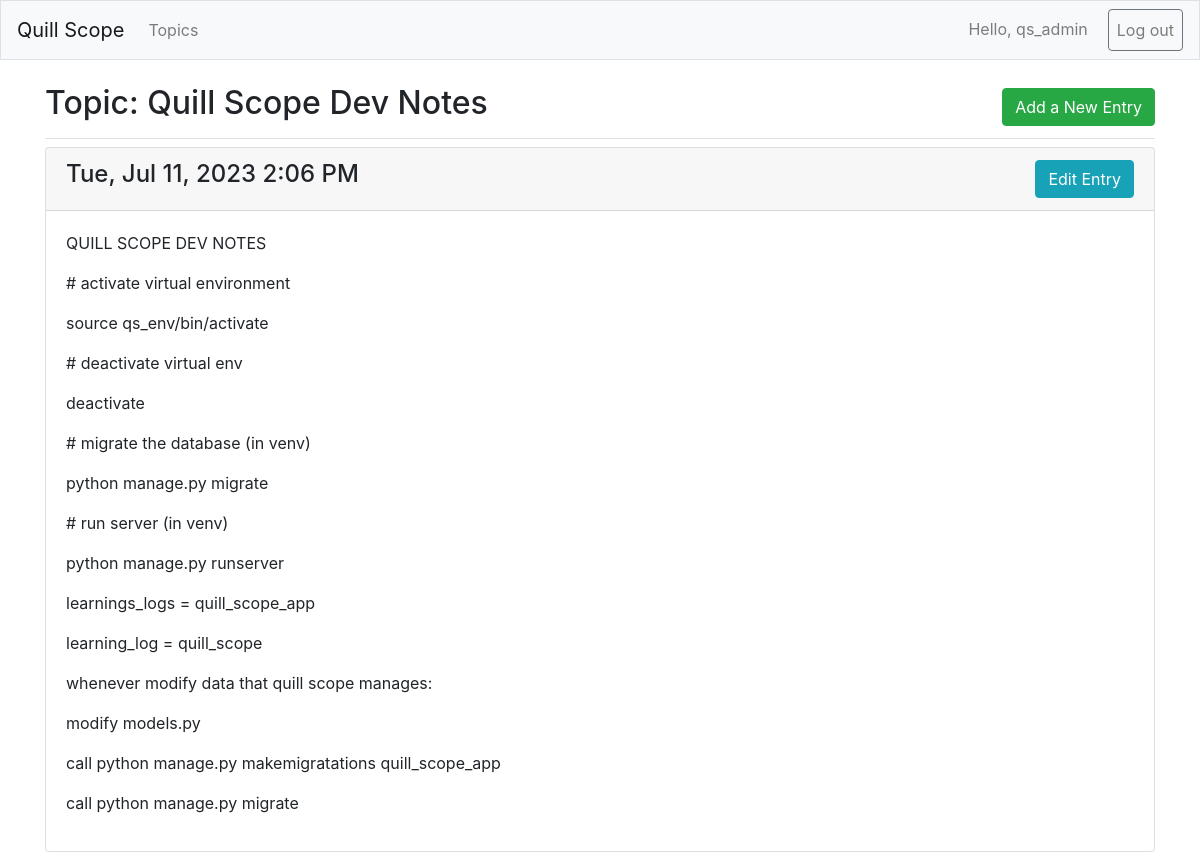
The page /topics/1/ (signed in) on the database its author committed.
### quill_scope_app/models.py (models this page shows, shortened)
class Topic(models.Model):
    text = models.CharField(max_length=200)
    date_added = models.DateTimeField(auto_now_add=True)
    owner = models.ForeignKey(User, on_delete = models.CASCADE)
    def __str__(self):
        return self.text

class Entry(models.Model):
    topic = models.ForeignKey(Topic, on_delete=models.CASCADE)
    text = models.TextField()
    date_added = models.DateTimeField(auto_now_add=True)
    class Meta:
        verbose_name_plural = 'entries'

### quill_scope_app/views.py (the view)
# urls.py: path('topics/<int:topic_id>/', views.topic, name='topic'),
@login_required
def topic(request, topic_id):
    topic = Topic.objects.get(id=topic_id)
    if topic.owner != request.user:
        raise Http404
    entries = topic.entry_set.order_by('-date_added')
    context = {'topic':topic, 'entries':entries}
    return render(request, 'quill_scope_app/topic.html', context)

### quill_scope_app/templates/quill_scope_app/topic.html
{% extends "quill_scope_app/base.html" %}
{% block page_header %}
<div class="d-flex justify-content-between align-items-center">
    <h2>Topic: {{ topic }}</h2>
    <p class="m-0 d-flex align-items-center">
        <a href="{% url 'quill_scope_app:new_entry' topic.id %}"
        class="btn btn-xs btn-success">
            Add a New Entry</a>
    </p>
</div>
{% endblock page_header %}
{% block content %}
    {% for entry in entries %}
    <div class="card mb-3">
        <h4 class="card-header">
            {{ entry.date_added|date:'D, M d, Y g:i A' }}
            <small class="float-right">
                <a href="{% url 'quill_scope_app:edit_entry' entry.id %}"
                class="btn btn-xs btn-info">
                    Edit Entry</a>
            </small>
        </h4>
        <div class="card-body">
            {{ entry.text|linebreaks }}
        </div>
    </div>
    {% empty %}
    <li>No entries have been added for this topic.</li>
    {% endfor %}
{% endblock content %}

### quill_scope_app/templates/quill_scope_app/base.html (shortened to what this page needs)
{% load bootstrap4 %}
<!DOCTYPE html>
<html lang="en">
<head>
    {% bootstrap_css %}
</head>
<body>
    <nav class="navbar navbar-expand-md navbar-light bg-light mb-4 border">
        <a class="navbar-brand" href="{% url 'quill_scope_app:index' %}">
            Quill Scope</a>
        <div class="collapse navbar-collapse" id="navbarCollapse">
            <ul class="navbar-nav mr-auto">
                <li class="nav-item">
                    <a class="nav-link"
                       href="{% url 'quill_scope_app:topics' %}">
                        Topics</a>
                </li>
            </ul>
            <ul class="navbar-nav ml-auto">
                {% if user.is_authenticated %}
                <li class="nav-item">
                    <span class="navbar-text">
                        Hello, {{ user.username }}
                    </span>
                </li>
                <li class="nav-item logout-btn">
                    <a class="nav-link btn btn-outline-secondary"
                       href="{% url 'users:logout' %}">
                        Log out</a>
                </li>
                {% endif %}
            </ul>
        </div>
    </nav>
    <main role="main" class="container">
        <div class="pb-2 mb-2 border-bottom">
            {% block page_header %}
            {% endblock page_header %}
        </div>
        <div>
            {% block content %}
            {% endblock content %}
        </div>
    </main>
</body>
</html>

### quill_scope_app/templates/quill_scope_app/base.html (style rules this page uses)
.navbar-text { margin-right: 10px; }
.nav-item.logout-btn { margin-left: 10px; }

### rows shown on the page
Topic: text "Quill Scope Dev Notes"
Entry: date_added "Tue, Jul 11, 2023 2:06 PM", text "QUILL SCOPE DEV NOTES # activate virtual environment source qs_env/bin/activate # deactivate virtual env deactivate # migrate the database (in venv) python manage.py migrate # run server (in venv) python manage.py runserver learnings_logs = quill_scope_app learning_log = quill_scope whenever modify data that quill scope manages: modify models.py call python manage.py makemigratations quill_scope_app call python manage.py migrate"

### other values the page prints
{{ user.username }} "qs_admin"
